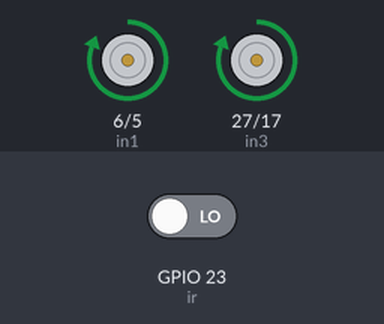
Simulated run of this program. Board: Raspberry Pi (BCM pin numbers). On the bench: motor-driver pin pairs drawn as motors (green arrow = first pin HIGH = forward, orange = second pin HIGH = backward, longer = more drive). The inputs (shaded band) are chosen by the test bench; at power-on: GPIO 23 (ir) LOW. What the program prints to the terminal is not drawn.

Above: at 1.2 s.
1.3 s: GPIO 23 (ir) driven HIGH
At 2.0 s:
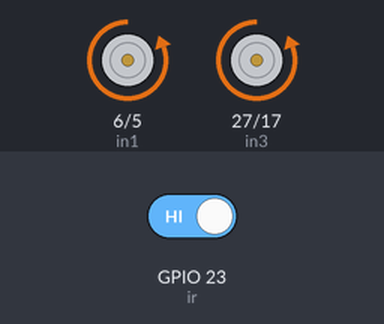
2.8 s: GPIO 23 (ir) driven LOW
At 3.2 s:
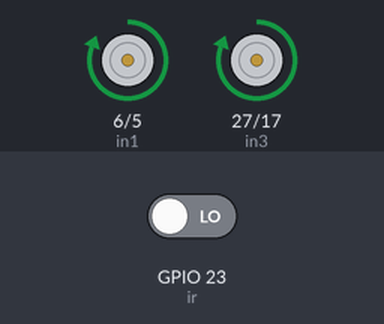
Timing chart, 0 to 5.8 s (numbered marks = the images above; inputs shaded):
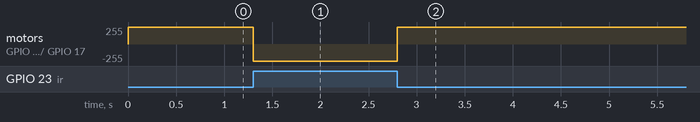

Measured:
- after the input at 1.3 s, motor on GPIO 6 (in1) / GPIO 5 (in2), motor on GPIO 27 (in3) / GPIO 17 (in4): forward 255/255 → backward 255/255 at once
- after the input at 2.8 s, motor on GPIO 6 (in1) / GPIO 5 (in2), motor on GPIO 27 (in3) / GPIO 17 (in4): backward 255/255 → forward 255/255 at once

The program:

17.ir_sensor_with_motor_driver.py
```python
import RPi.GPIO as GPIO   #Libraries
import time
GPIO.setwarnings(False)
GPIO.setmode(GPIO.BCM)
ir=23    #set ir to 23 pin
in1=6   #set in1 to 6 pin
in2=5  #set in2 to 5 pin
in3=27   #set in3 to 27 pin
in4=17 #set in4  to 17pin
GPIO.setup(ir,GPIO.IN)   #set ir to be input
GPIO.setup(in1, GPIO.OUT)    #set in1 to be output
GPIO.setup(in2, GPIO.OUT)  #set in2 to be output
GPIO.setup(in3, GPIO.OUT)   #set in3  to be output
GPIO.setup(in4, GPIO.OUT)  #set in4 to be output

def forward():  #motar rotate forward
	GPIO.output(in1,GPIO.HIGH)
	GPIO.output(in2,GPIO.LOW)
	GPIO.output(in3,GPIO.HIGH)
	GPIO.output(in4,GPIO.LOW)
def reverse():    #motar rotate  reverse
	GPIO.output(in1,GPIO.LOW)
	GPIO.output(in2,GPIO.HIGH)
	GPIO.output(in3,GPIO.LOW)
	GPIO.output(in4,GPIO.HIGH)
try:
	while True:
		if GPIO.input(ir):  #ir sensor object is detected
			print"ir on"
			reverse()   #  motor move reverse
			print"rev"
		else:       #ir sensor not object is detected
			forward()   #  motor move forward
			print"frd"
except:
	GPIO.cleanup()
```
